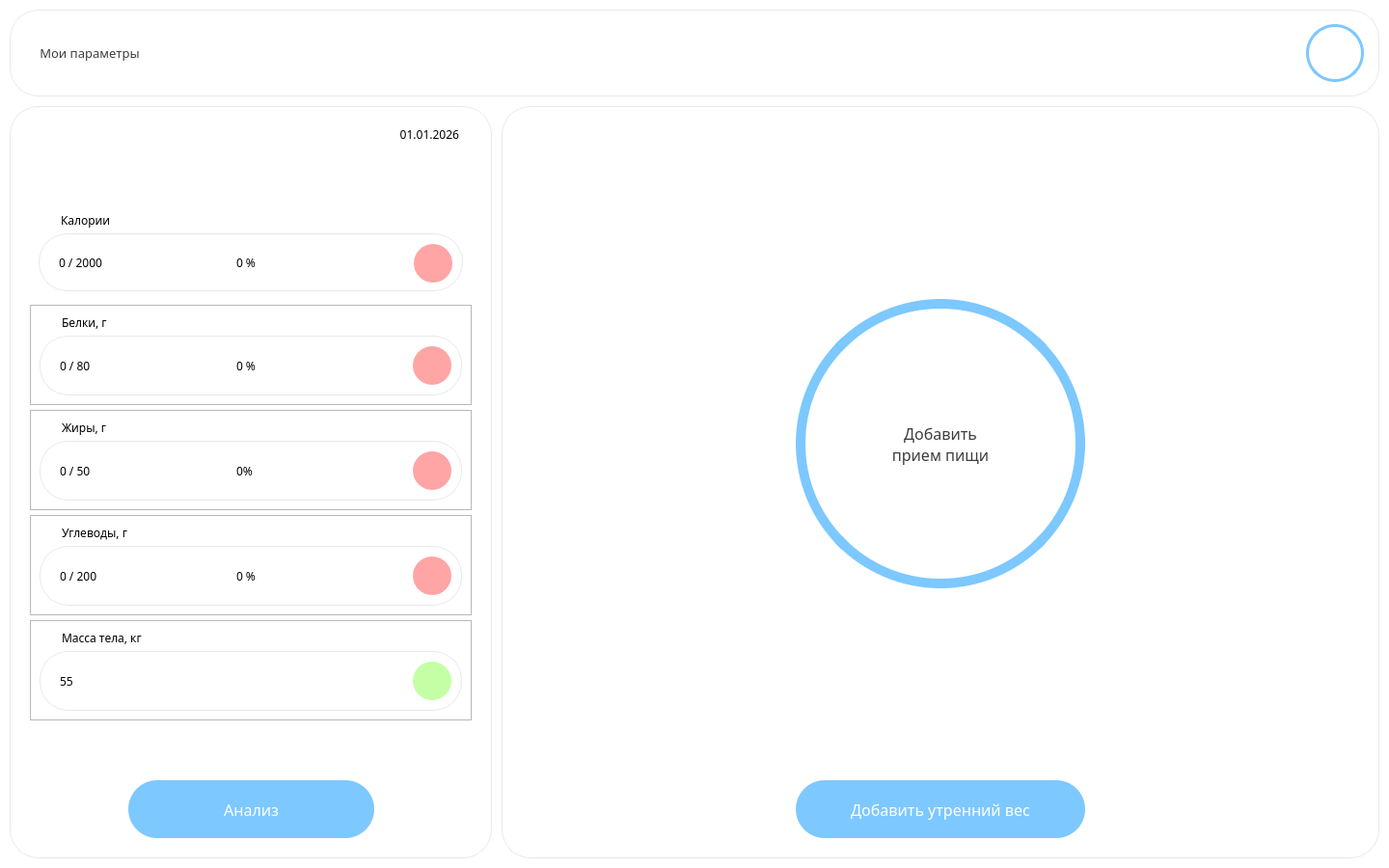
<?xml version="1.0" encoding="UTF-8"?>
<ui version="4.0">
 <class>MainWindow</class>
 <widget class="QWidget" name="MainWindow">
  <property name="geometry">
   <rect>
    <x>0</x>
    <y>0</y>
    <width>1440</width>
    <height>900</height>
   </rect>
  </property>
  <property name="minimumSize">
   <size>
    <width>1440</width>
    <height>900</height>
   </size>
  </property>
  <property name="maximumSize">
   <size>
    <width>1440</width>
    <height>900</height>
   </size>
  </property>
  <property name="windowTitle">
   <string>MacrosHub</string>
  </property>
  <property name="windowIcon">
   <iconset>
    <normaloff>imgs/logo_apple.png</normaloff>imgs/logo_apple.png</iconset>
  </property>
  <property name="styleSheet">
   <string notr="true">QWidget#MainWindow{background-color:#fff;}</string>
  </property>
  <layout class="QGridLayout" name="gridLayout">
   <property name="leftMargin">
    <number>10</number>
   </property>
   <property name="topMargin">
    <number>10</number>
   </property>
   <property name="rightMargin">
    <number>10</number>
   </property>
   <property name="bottomMargin">
    <number>10</number>
   </property>
   <property name="spacing">
    <number>10</number>
   </property>
   <item row="0" column="0" colspan="2">
    <widget class="QFrame" name="f_header">
     <property name="minimumSize">
      <size>
       <width>0</width>
       <height>90</height>
      </size>
     </property>
     <property name="maximumSize">
      <size>
       <width>16777215</width>
       <height>90</height>
      </size>
     </property>
     <property name="styleSheet">
      <string notr="true">QFrame#f_header{background-color:#fff;border: 1px solid #E8E8E8; border-radius: 30px;}</string>
     </property>
     <property name="frameShape">
      <enum>QFrame::StyledPanel</enum>
     </property>
     <property name="frameShadow">
      <enum>QFrame::Raised</enum>
     </property>
     <layout class="QGridLayout" name="gridLayout_2">
      <property name="leftMargin">
       <number>30</number>
      </property>
      <property name="rightMargin">
       <number>15</number>
      </property>
      <item row="0" column="0">
       <widget class="QPushButton" name="btn_open_window_my_params">
        <property name="font">
         <font>
          <family>Montserrat</family>
          <pointsize>10</pointsize>
         </font>
        </property>
        <property name="styleSheet">
         <string notr="true">QPushButton#btn_open_window_my_params{background-color:#fff; border:none;color:#3E3E3E;}
QPushButton#btn_open_window_my_params::hover{text-decoration:underline;}</string>
        </property>
        <property name="text">
         <string>Мои параметры</string>
        </property>
       </widget>
      </item>
      <item row="0" column="1">
       <spacer name="horizontalSpacer">
        <property name="orientation">
         <enum>Qt::Horizontal</enum>
        </property>
        <property name="sizeHint" stdset="0">
         <size>
          <width>40</width>
          <height>20</height>
         </size>
        </property>
       </spacer>
      </item>
      <item row="0" column="2">
       <widget class="QPushButton" name="btn_open_window_settings">
        <property name="minimumSize">
         <size>
          <width>60</width>
          <height>60</height>
         </size>
        </property>
        <property name="maximumSize">
         <size>
          <width>60</width>
          <height>60</height>
         </size>
        </property>
        <property name="styleSheet">
         <string notr="true">QPushButton#btn_open_window_settings{background-color:#fff; border:3px solid #7CC8FF; border-radius: 30px;}
QPushButton#btn_open_window_settings::hover{background-color:#fff; border:3px solid #52A9FF; border-radius: 30px;}</string>
        </property>
        <property name="text">
         <string/>
        </property>
        <property name="icon">
         <iconset>
          <normaloff>imgs/settings.png</normaloff>imgs/settings.png</iconset>
        </property>
        <property name="iconSize">
         <size>
          <width>40</width>
          <height>40</height>
         </size>
        </property>
       </widget>
      </item>
     </layout>
    </widget>
   </item>
   <item row="1" column="0">
    <widget class="QFrame" name="f_side_menu">
     <property name="minimumSize">
      <size>
       <width>500</width>
       <height>0</height>
      </size>
     </property>
     <property name="maximumSize">
      <size>
       <width>500</width>
       <height>16777215</height>
      </size>
     </property>
     <property name="styleSheet">
      <string notr="true">QFrame#f_side_menu{background-color:#fff;border: 1px solid #E8E8E8; border-radius: 30px;}</string>
     </property>
     <property name="frameShape">
      <enum>QFrame::StyledPanel</enum>
     </property>
     <property name="frameShadow">
      <enum>QFrame::Raised</enum>
     </property>
     <layout class="QGridLayout" name="gridLayout_4">
      <property name="leftMargin">
       <number>20</number>
      </property>
      <property name="topMargin">
       <number>20</number>
      </property>
      <property name="rightMargin">
       <number>20</number>
      </property>
      <property name="bottomMargin">
       <number>20</number>
      </property>
      <property name="horizontalSpacing">
       <number>10</number>
      </property>
      <property name="verticalSpacing">
       <number>5</number>
      </property>
      <item row="4" column="0" colspan="3">
       <widget class="QFrame" name="f_fats">
        <property name="frameShape">
         <enum>QFrame::StyledPanel</enum>
        </property>
        <property name="frameShadow">
         <enum>QFrame::Raised</enum>
        </property>
        <layout class="QGridLayout" name="gridLayout_8">
         <property name="horizontalSpacing">
          <number>0</number>
         </property>
         <property name="verticalSpacing">
          <number>5</number>
         </property>
         <item row="0" column="0">
          <widget class="QLabel" name="l_fats">
           <property name="font">
            <font>
             <family>Montserrat</family>
             <pointsize>9</pointsize>
            </font>
           </property>
           <property name="styleSheet">
            <string notr="true">padding-left:20px;</string>
           </property>
           <property name="text">
            <string>Жиры, г</string>
           </property>
          </widget>
         </item>
         <item row="1" column="0">
          <widget class="QFrame" name="f_content_fats">
           <property name="styleSheet">
            <string notr="true">QFrame#f_content_fats{background-color:#fff;border:1px solid #E8E8E8;border-radius:30px;}</string>
           </property>
           <property name="frameShape">
            <enum>QFrame::StyledPanel</enum>
           </property>
           <property name="frameShadow">
            <enum>QFrame::Raised</enum>
           </property>
           <layout class="QGridLayout" name="gridLayout_12">
            <property name="leftMargin">
             <number>20</number>
            </property>
            <property name="topMargin">
             <number>10</number>
            </property>
            <property name="rightMargin">
             <number>10</number>
            </property>
            <property name="bottomMargin">
             <number>10</number>
            </property>
            <property name="spacing">
             <number>0</number>
            </property>
            <item row="0" column="0">
             <widget class="QLabel" name="l_amount_fats">
              <property name="font">
               <font>
                <family>Montserrat Medium</family>
                <pointsize>9</pointsize>
               </font>
              </property>
              <property name="text">
               <string>0 / 50</string>
              </property>
             </widget>
            </item>
            <item row="0" column="1">
             <widget class="QLabel" name="l_percent_fats">
              <property name="font">
               <font>
                <family>Montserrat</family>
                <pointsize>9</pointsize>
               </font>
              </property>
              <property name="text">
               <string>0%</string>
              </property>
             </widget>
            </item>
            <item row="0" column="2">
             <widget class="QLabel" name="l_indicator_fats">
              <property name="minimumSize">
               <size>
                <width>40</width>
                <height>40</height>
               </size>
              </property>
              <property name="maximumSize">
               <size>
                <width>40</width>
                <height>40</height>
               </size>
              </property>
              <property name="styleSheet">
               <string notr="true">QLabel#l_indicator_fats{border-radius:20px;background-color:#FFA5A5;}</string>
              </property>
              <property name="text">
               <string/>
              </property>
             </widget>
            </item>
           </layout>
          </widget>
         </item>
        </layout>
       </widget>
      </item>
      <item row="0" column="0" colspan="3">
       <widget class="QLabel" name="l_date">
        <property name="font">
         <font>
          <family>Montserrat</family>
          <pointsize>9</pointsize>
         </font>
        </property>
        <property name="styleSheet">
         <string notr="true">padding-right:10px;</string>
        </property>
        <property name="text">
         <string>01.01.2026</string>
        </property>
        <property name="alignment">
         <set>Qt::AlignRight|Qt::AlignTrailing|Qt::AlignVCenter</set>
        </property>
       </widget>
      </item>
      <item row="8" column="1">
       <widget class="QPushButton" name="btn_open_window_analysis">
        <property name="minimumSize">
         <size>
          <width>255</width>
          <height>60</height>
         </size>
        </property>
        <property name="maximumSize">
         <size>
          <width>255</width>
          <height>60</height>
         </size>
        </property>
        <property name="font">
         <font>
          <family>Montserrat Medium</family>
          <pointsize>12</pointsize>
         </font>
        </property>
        <property name="styleSheet">
         <string notr="true">QPushButton#btn_open_window_analysis{background-color:#7CC8FF; color:#fff; border-radius:30px;}
QPushButton#btn_open_window_analysis::hover{background-color:#52A9FF;}</string>
        </property>
        <property name="text">
         <string>Анализ</string>
        </property>
       </widget>
      </item>
      <item row="5" column="0" colspan="3">
       <widget class="QFrame" name="f_carb">
        <property name="frameShape">
         <enum>QFrame::StyledPanel</enum>
        </property>
        <property name="frameShadow">
         <enum>QFrame::Raised</enum>
        </property>
        <layout class="QGridLayout" name="gridLayout_9">
         <property name="horizontalSpacing">
          <number>0</number>
         </property>
         <property name="verticalSpacing">
          <number>5</number>
         </property>
         <item row="0" column="0">
          <widget class="QLabel" name="l_carb">
           <property name="font">
            <font>
             <family>Montserrat</family>
             <pointsize>9</pointsize>
            </font>
           </property>
           <property name="styleSheet">
            <string notr="true">padding-left:20px;</string>
           </property>
           <property name="text">
            <string>Углеводы, г</string>
           </property>
          </widget>
         </item>
         <item row="1" column="0">
          <widget class="QFrame" name="f_content_carb">
           <property name="styleSheet">
            <string notr="true">QFrame#f_content_carb{background-color:#fff;border:1px solid #E8E8E8;border-radius:30px;}</string>
           </property>
           <property name="frameShape">
            <enum>QFrame::StyledPanel</enum>
           </property>
           <property name="frameShadow">
            <enum>QFrame::Raised</enum>
           </property>
           <layout class="QGridLayout" name="gridLayout_13">
            <property name="leftMargin">
             <number>20</number>
            </property>
            <property name="topMargin">
             <number>10</number>
            </property>
            <property name="rightMargin">
             <number>10</number>
            </property>
            <property name="bottomMargin">
             <number>10</number>
            </property>
            <property name="spacing">
             <number>0</number>
            </property>
            <item row="0" column="0">
             <widget class="QLabel" name="l_amount_carb">
              <property name="font">
               <font>
                <family>Montserrat Medium</family>
                <pointsize>9</pointsize>
               </font>
              </property>
              <property name="text">
               <string>0 / 200</string>
              </property>
             </widget>
            </item>
            <item row="0" column="1">
             <widget class="QLabel" name="l_percent_carb">
              <property name="font">
               <font>
                <family>Montserrat</family>
                <pointsize>9</pointsize>
               </font>
              </property>
              <property name="text">
               <string>0 %</string>
              </property>
             </widget>
            </item>
            <item row="0" column="2">
             <widget class="QLabel" name="l_indicator_carb">
              <property name="minimumSize">
               <size>
                <width>40</width>
                <height>40</height>
               </size>
              </property>
              <property name="maximumSize">
               <size>
                <width>40</width>
                <height>40</height>
               </size>
              </property>
              <property name="styleSheet">
               <string notr="true">QLabel#l_indicator_carb{border-radius:20px;background-color:#FFA5A5;}</string>
              </property>
              <property name="text">
               <string/>
              </property>
             </widget>
            </item>
           </layout>
          </widget>
         </item>
        </layout>
       </widget>
      </item>
      <item row="6" column="0" colspan="3">
       <widget class="QFrame" name="f_mass">
        <property name="frameShape">
         <enum>QFrame::StyledPanel</enum>
        </property>
        <property name="frameShadow">
         <enum>QFrame::Raised</enum>
        </property>
        <layout class="QGridLayout" name="gridLayout_10">
         <property name="horizontalSpacing">
          <number>0</number>
         </property>
         <property name="verticalSpacing">
          <number>5</number>
         </property>
         <item row="0" column="0">
          <widget class="QLabel" name="l_mass">
           <property name="font">
            <font>
             <family>Montserrat</family>
             <pointsize>9</pointsize>
            </font>
           </property>
           <property name="styleSheet">
            <string notr="true">padding-left:20px;</string>
           </property>
           <property name="text">
            <string>Масса тела, кг</string>
           </property>
          </widget>
         </item>
         <item row="1" column="0">
          <widget class="QFrame" name="f_content_mass">
           <property name="styleSheet">
            <string notr="true">QFrame#f_content_mass{background-color:#fff;border:1px solid #E8E8E8;border-radius:30px;}</string>
           </property>
           <property name="frameShape">
            <enum>QFrame::StyledPanel</enum>
           </property>
           <property name="frameShadow">
            <enum>QFrame::Raised</enum>
           </property>
           <layout class="QGridLayout" name="gridLayout_14">
            <property name="leftMargin">
             <number>20</number>
            </property>
            <property name="topMargin">
             <number>10</number>
            </property>
            <property name="rightMargin">
             <number>10</number>
            </property>
            <property name="bottomMargin">
             <number>10</number>
            </property>
            <property name="spacing">
             <number>0</number>
            </property>
            <item row="0" column="0">
             <widget class="QLabel" name="l_amount_mass">
              <property name="font">
               <font>
                <family>Montserrat Medium</family>
                <pointsize>9</pointsize>
               </font>
              </property>
              <property name="text">
               <string>55</string>
              </property>
             </widget>
            </item>
            <item row="0" column="1">
             <widget class="QLabel" name="l_indicator_mass">
              <property name="minimumSize">
               <size>
                <width>40</width>
                <height>40</height>
               </size>
              </property>
              <property name="maximumSize">
               <size>
                <width>40</width>
                <height>40</height>
               </size>
              </property>
              <property name="styleSheet">
               <string notr="true">QLabel#l_indicator_mass{border-radius:20px;background-color:#C4FFA5;}</string>
              </property>
              <property name="text">
               <string/>
              </property>
             </widget>
            </item>
           </layout>
          </widget>
         </item>
        </layout>
       </widget>
      </item>
      <item row="3" column="0" colspan="3">
       <widget class="QFrame" name="f_protein">
        <property name="frameShape">
         <enum>QFrame::StyledPanel</enum>
        </property>
        <property name="frameShadow">
         <enum>QFrame::Raised</enum>
        </property>
        <layout class="QGridLayout" name="gridLayout_7">
         <property name="horizontalSpacing">
          <number>0</number>
         </property>
         <property name="verticalSpacing">
          <number>5</number>
         </property>
         <item row="0" column="0">
          <widget class="QLabel" name="l_protein">
           <property name="font">
            <font>
             <family>Montserrat</family>
             <pointsize>9</pointsize>
            </font>
           </property>
           <property name="styleSheet">
            <string notr="true">padding-left:20px;</string>
           </property>
           <property name="text">
            <string>Белки, г</string>
           </property>
          </widget>
         </item>
         <item row="1" column="0">
          <widget class="QFrame" name="f_content_protein">
           <property name="styleSheet">
            <string notr="true">QFrame#f_content_protein{background-color:#fff;border:1px solid #E8E8E8;border-radius:30px;}</string>
           </property>
           <property name="frameShape">
            <enum>QFrame::StyledPanel</enum>
           </property>
           <property name="frameShadow">
            <enum>QFrame::Raised</enum>
           </property>
           <layout class="QGridLayout" name="gridLayout_11">
            <property name="leftMargin">
             <number>20</number>
            </property>
            <property name="topMargin">
             <number>10</number>
            </property>
            <property name="rightMargin">
             <number>10</number>
            </property>
            <property name="bottomMargin">
             <number>10</number>
            </property>
            <property name="spacing">
             <number>0</number>
            </property>
            <item row="0" column="0">
             <widget class="QLabel" name="l_amount_protein">
              <property name="font">
               <font>
                <family>Montserrat Medium</family>
                <pointsize>9</pointsize>
               </font>
              </property>
              <property name="text">
               <string>0 / 80</string>
              </property>
             </widget>
            </item>
            <item row="0" column="1">
             <widget class="QLabel" name="l_percent_protein">
              <property name="font">
               <font>
                <family>Montserrat</family>
                <pointsize>9</pointsize>
               </font>
              </property>
              <property name="text">
               <string>0 %</string>
              </property>
             </widget>
            </item>
            <item row="0" column="2">
             <widget class="QLabel" name="l_indicator_protein">
              <property name="minimumSize">
               <size>
                <width>40</width>
                <height>40</height>
               </size>
              </property>
              <property name="maximumSize">
               <size>
                <width>40</width>
                <height>40</height>
               </size>
              </property>
              <property name="styleSheet">
               <string notr="true">QLabel#l_indicator_protein{border-radius:20px;background-color:#FFA5A5;}</string>
              </property>
              <property name="text">
               <string/>
              </property>
             </widget>
            </item>
           </layout>
          </widget>
         </item>
        </layout>
       </widget>
      </item>
      <item row="2" column="0" colspan="3">
       <widget class="QFrame" name="f_calories">
        <property name="styleSheet">
         <string notr="true">QFrame#f_calories{background-color:#fff;border:none;}</string>
        </property>
        <property name="frameShape">
         <enum>QFrame::StyledPanel</enum>
        </property>
        <property name="frameShadow">
         <enum>QFrame::Raised</enum>
        </property>
        <layout class="QGridLayout" name="gridLayout_5">
         <property name="horizontalSpacing">
          <number>0</number>
         </property>
         <property name="verticalSpacing">
          <number>5</number>
         </property>
         <item row="0" column="0">
          <widget class="QLabel" name="l_calories">
           <property name="font">
            <font>
             <family>Montserrat</family>
             <pointsize>9</pointsize>
            </font>
           </property>
           <property name="styleSheet">
            <string notr="true">padding-left:20px;</string>
           </property>
           <property name="text">
            <string>Калории</string>
           </property>
          </widget>
         </item>
         <item row="1" column="0">
          <widget class="QFrame" name="f_content_calories">
           <property name="minimumSize">
            <size>
             <width>0</width>
             <height>60</height>
            </size>
           </property>
           <property name="maximumSize">
            <size>
             <width>16777215</width>
             <height>60</height>
            </size>
           </property>
           <property name="styleSheet">
            <string notr="true">QFrame#f_content_calories{background-color:#fff;border:1px solid #E8E8E8;border-radius:30px;}</string>
           </property>
           <property name="frameShape">
            <enum>QFrame::StyledPanel</enum>
           </property>
           <property name="frameShadow">
            <enum>QFrame::Raised</enum>
           </property>
           <layout class="QGridLayout" name="gridLayout_6">
            <property name="leftMargin">
             <number>20</number>
            </property>
            <property name="topMargin">
             <number>10</number>
            </property>
            <property name="rightMargin">
             <number>10</number>
            </property>
            <property name="bottomMargin">
             <number>10</number>
            </property>
            <property name="spacing">
             <number>0</number>
            </property>
            <item row="0" column="0">
             <widget class="QLabel" name="l_amount_calories">
              <property name="font">
               <font>
                <family>Montserrat Medium</family>
                <pointsize>9</pointsize>
               </font>
              </property>
              <property name="text">
               <string>0 / 2000</string>
              </property>
             </widget>
            </item>
            <item row="0" column="1">
             <widget class="QLabel" name="l_percent_calories">
              <property name="font">
               <font>
                <family>Montserrat</family>
                <pointsize>9</pointsize>
               </font>
              </property>
              <property name="text">
               <string>0 %</string>
              </property>
             </widget>
            </item>
            <item row="0" column="2">
             <widget class="QLabel" name="l_indicator_calories">
              <property name="minimumSize">
               <size>
                <width>40</width>
                <height>40</height>
               </size>
              </property>
              <property name="maximumSize">
               <size>
                <width>40</width>
                <height>40</height>
               </size>
              </property>
              <property name="styleSheet">
               <string notr="true">QLabel#l_indicator_calories{border-radius:20px;background-color:#FFA5A5;}</string>
              </property>
              <property name="text">
               <string/>
              </property>
             </widget>
            </item>
           </layout>
          </widget>
         </item>
        </layout>
       </widget>
      </item>
      <item row="8" column="0">
       <spacer name="horizontalSpacer_2">
        <property name="orientation">
         <enum>Qt::Horizontal</enum>
        </property>
        <property name="sizeHint" stdset="0">
         <size>
          <width>40</width>
          <height>20</height>
         </size>
        </property>
       </spacer>
      </item>
      <item row="8" column="2">
       <spacer name="horizontalSpacer_3">
        <property name="orientation">
         <enum>Qt::Horizontal</enum>
        </property>
        <property name="sizeHint" stdset="0">
         <size>
          <width>40</width>
          <height>20</height>
         </size>
        </property>
       </spacer>
      </item>
      <item row="1" column="0">
       <spacer name="verticalSpacer_3">
        <property name="orientation">
         <enum>Qt::Vertical</enum>
        </property>
        <property name="sizeHint" stdset="0">
         <size>
          <width>20</width>
          <height>40</height>
         </size>
        </property>
       </spacer>
      </item>
      <item row="7" column="1">
       <spacer name="verticalSpacer_4">
        <property name="orientation">
         <enum>Qt::Vertical</enum>
        </property>
        <property name="sizeHint" stdset="0">
         <size>
          <width>20</width>
          <height>40</height>
         </size>
        </property>
       </spacer>
      </item>
     </layout>
    </widget>
   </item>
   <item row="1" column="1">
    <widget class="QFrame" name="f_content">
     <property name="styleSheet">
      <string notr="true">QFrame#f_content{background-color:#fff;border: 1px solid #E8E8E8; border-radius: 30px;}</string>
     </property>
     <property name="frameShape">
      <enum>QFrame::StyledPanel</enum>
     </property>
     <property name="frameShadow">
      <enum>QFrame::Raised</enum>
     </property>
     <layout class="QGridLayout" name="gridLayout_3">
      <property name="leftMargin">
       <number>10</number>
      </property>
      <property name="topMargin">
       <number>10</number>
      </property>
      <property name="rightMargin">
       <number>10</number>
      </property>
      <property name="bottomMargin">
       <number>20</number>
      </property>
      <property name="spacing">
       <number>10</number>
      </property>
      <item row="1" column="0">
       <widget class="QPushButton" name="btn_open_window_add_meal">
        <property name="minimumSize">
         <size>
          <width>300</width>
          <height>300</height>
         </size>
        </property>
        <property name="maximumSize">
         <size>
          <width>300</width>
          <height>300</height>
         </size>
        </property>
        <property name="font">
         <font>
          <family>Montserrat Medium</family>
          <pointsize>12</pointsize>
         </font>
        </property>
        <property name="styleSheet">
         <string notr="true">QPushButton#btn_open_window_add_meal{background-color:#fff;border:10px solid #7CC8FF;border-radius:150px;color:#3E3E3E;}QPushButton#btn_open_window_add_meal::hover{text-decoration:underline;}</string>
        </property>
        <property name="text">
         <string>Добавить
прием пищи</string>
        </property>
       </widget>
      </item>
      <item row="0" column="0">
       <spacer name="verticalSpacer">
        <property name="orientation">
         <enum>Qt::Vertical</enum>
        </property>
        <property name="sizeHint" stdset="0">
         <size>
          <width>20</width>
          <height>40</height>
         </size>
        </property>
       </spacer>
      </item>
      <item row="3" column="0">
       <widget class="QPushButton" name="btn_open_window_add_todays_weight">
        <property name="minimumSize">
         <size>
          <width>300</width>
          <height>60</height>
         </size>
        </property>
        <property name="maximumSize">
         <size>
          <width>300</width>
          <height>60</height>
         </size>
        </property>
        <property name="font">
         <font>
          <family>Montserrat Medium</family>
          <pointsize>12</pointsize>
         </font>
        </property>
        <property name="styleSheet">
         <string notr="true">QPushButton#btn_open_window_add_todays_weight{background-color:#7CC8FF; color:#fff; border-radius:30px;}
QPushButton#btn_open_window_add_todays_weight::hover{background-color:#52A9FF;}</string>
        </property>
        <property name="text">
         <string>Добавить утренний вес</string>
        </property>
       </widget>
      </item>
      <item row="2" column="0">
       <spacer name="verticalSpacer_2">
        <property name="orientation">
         <enum>Qt::Vertical</enum>
        </property>
        <property name="sizeHint" stdset="0">
         <size>
          <width>20</width>
          <height>40</height>
         </size>
        </property>
       </spacer>
      </item>
     </layout>
    </widget>
   </item>
  </layout>
 </widget>
 <resources/>
 <connections/>
</ui>
